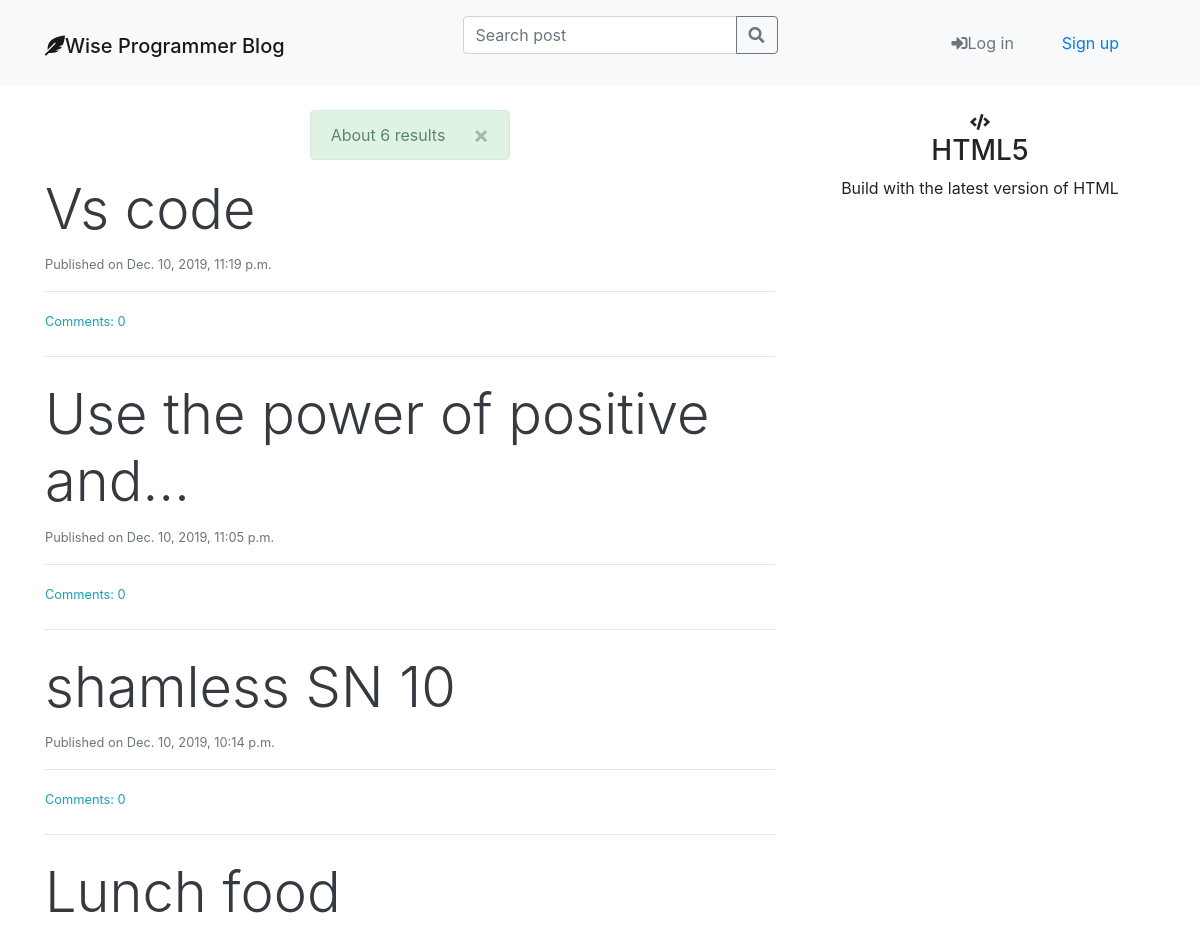
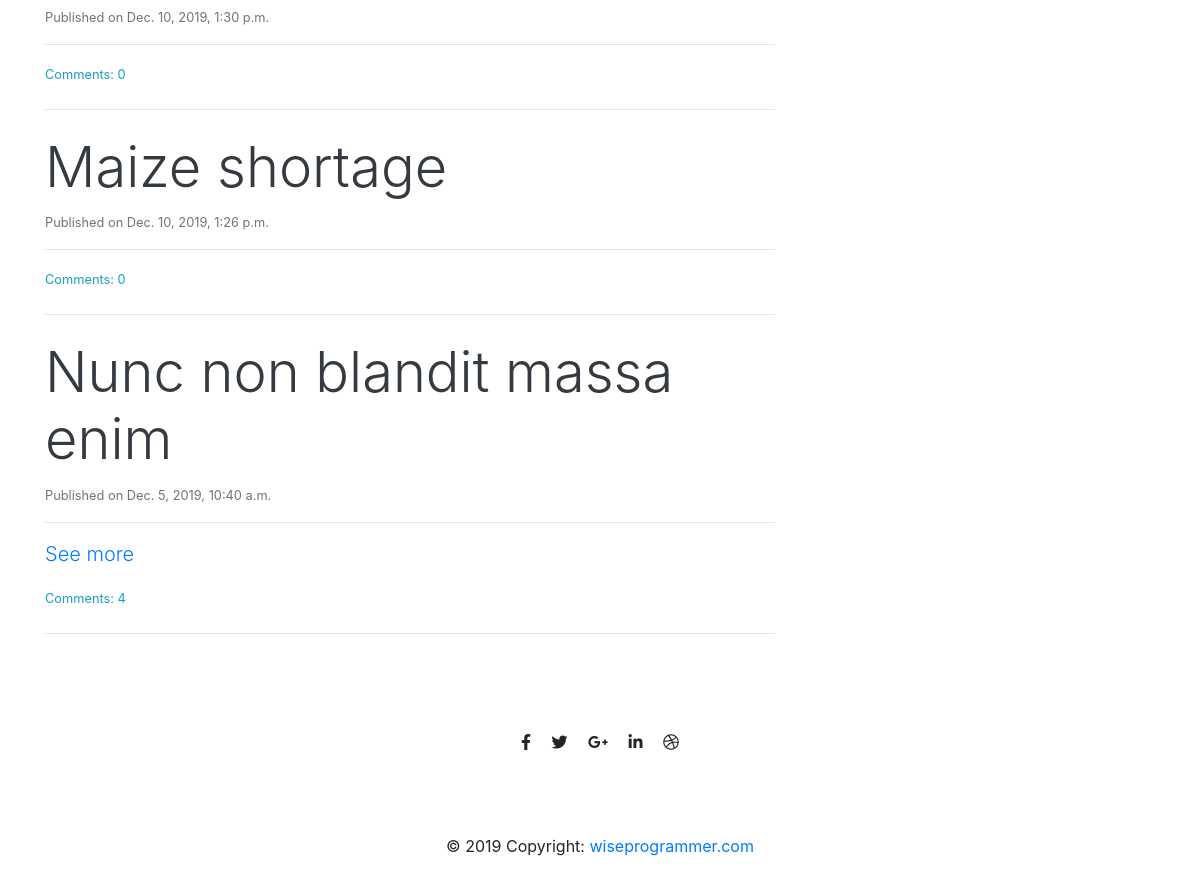
/post/search/, run on an earlier commit of the app's database (2 pictures, top to bottom).
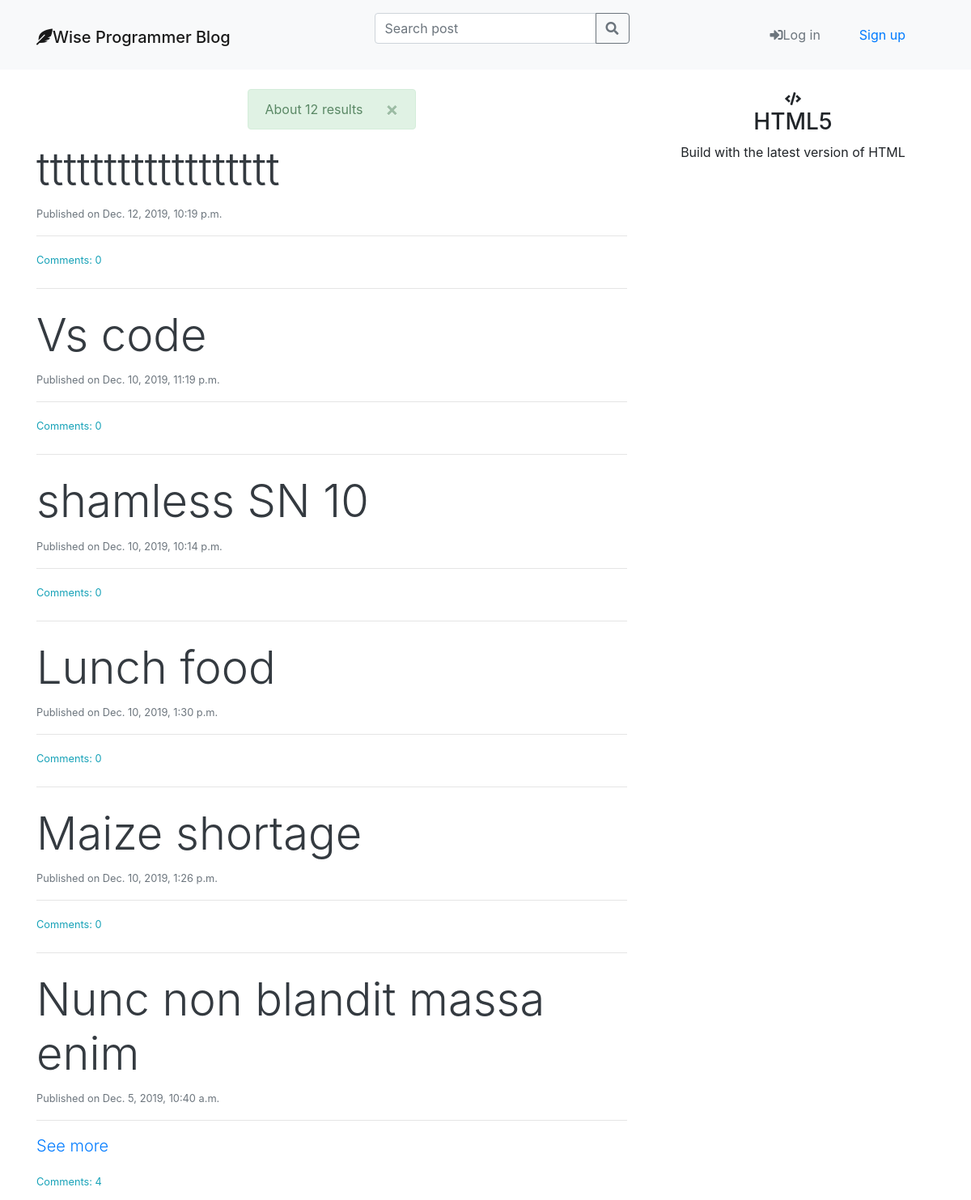
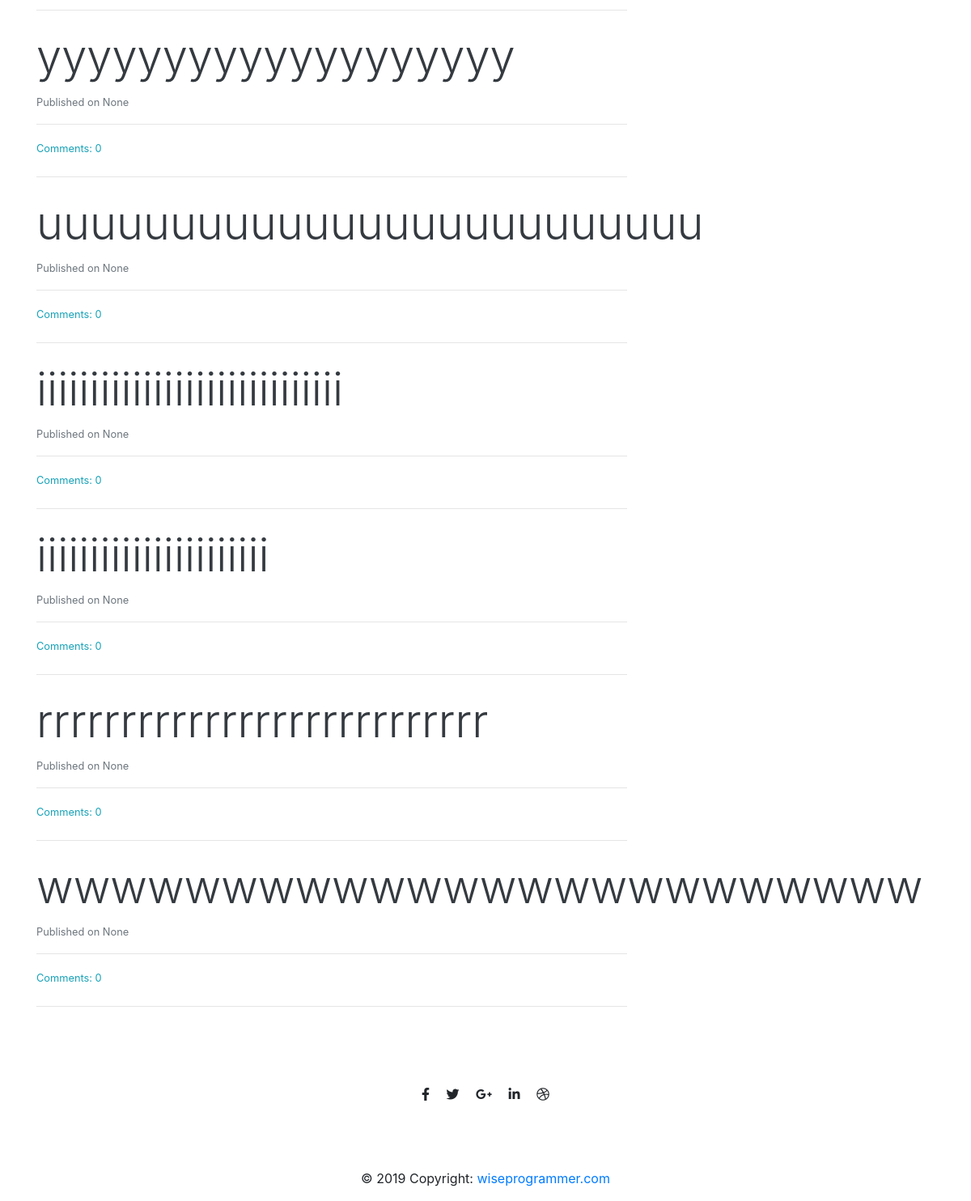
And on a later commit of the database (2 pictures, top to bottom).
### blog/models.py (models this page shows, shortened)
class Post(models.Model):
    author = models.ForeignKey('auth.User', on_delete=models.CASCADE)
    title = models.CharField(max_length=60)
    text = models.TextField()
    created_date = models.DateTimeField(default=timezone.now)
    published_date = models.DateTimeField(blank=True, null=True)
    edited_date = models.DateTimeField(blank=True, null=True)
    def approved_comments(self):
        return self.comments.filter(approved=True)
    def __str__(self):
        return self.title

### blog/views.py (the view)
# urls.py: path('post/search/', views.search, name='search'),
def search(request):
    user_query = str(request.GET.get('query', ''))
    search_result = Post.objects.filter(
        title__contains=user_query).order_by('-published_date')
    posts = search_result
    print(search_result)
    if search_result.count() == 0:
        posts = Post.objects.filter(
            published_date__lte=timezone.now()).order_by('-published_date')
        stuff_for_frontend = {'posts': posts}
        messages.warning(request, 'Results containing ' +
                         user_query + ' Not found, Sorry!')
        return render(request, 'blog/post_list.html', stuff_for_frontend)
    else:
        stuff_for_frontend = {'posts': posts}
        post_found = str(search_result.count())
        messages.success(request, 'About '+post_found+' results ')
        return render(request, 'blog/post_list.html', stuff_for_frontend)

### blog/templatetags/markdownify.py (called while the page is built)
@register.filter
def markdown(value):
    renderer = HighlightRenderer()
    markdown = mistune.Markdown(renderer=renderer)
    return markdown(value)

### blog/templates/blog/post_list.html (shortened to what this page needs)
{% extends 'blog/base.html' %}
{% load markdownify %}
{% block mainnav %}
    {% include "navbar.html" %}
{% endblock %}
{% block content%}
<div class="col-xs-12 col-sm-10 col-md-8">
  {% include "message.html" %}
  {% if not posts %}
  <div class="text-center text-muted my-4">
    <i class="fas fa-sad-tear fa-8x"></i>
    <h1 class="display-4 ">Sorry no posts.</h1>
    <a class="btn btn-outline-secondary" href="{% url 'post_new' %}">Add post</a>
  </div>
  <hr class="my-4">
  {% else %}
  {% for post in posts %}
  <a class="text-decoration-none text-dark" href="{% url 'post_detail' pk=post.pk %}"><h1 class="display-4">{{ post.title | truncatechars:30 }}</h1></a>
  <small class="text-muted"> Published on {{ post.published_date }}</small>
  <hr>
  <p class="lead" id="post_body" value="{{ post.text}}">
    {% if post.text|length > 200 %}
    <a href="{%url 'post_detail' pk=post.pk%}">See more</a>
  {% endif %}
  </p>
  <small>
    <a class="text-info" href="{% url 'post_detail' pk=post.pk%}">Comments: {{ post.approved_comments.count }}</a>
  </small>
  <hr class="my-4">
  {% endfor %}
  {% endif %}
</div>
<div class="col-xs-12 col-sm-6 col-md-4 text-center">
  <i class="fas fa-code"></i>
  <h3>HTML5</h3>
  <P>Build with the latest version of HTML</P>
</div>
{% endblock %}

What changed in the data, as far as the page shows it:
removed Post: title "Use the power of positive and…", published_date "Dec. 10, 2019, 11:05 p.m.", approved_comments.count "0"
added Post: title "tttttttttttttttttt", published_date "Dec. 12, 2019, 10:19 p.m.", approved_comments.count "0"
added Post: title "yyyyyyyyyyyyyyyyyyy", published_date "None", approved_comments.count "0"
added Post: title "uuuuuuuuuuuuuuuuuuuuuuuuu", published_date "None", approved_comments.count "0"
added Post: title "iiiiiiiiiiiiiiiiiiiiiiiiiiiii", published_date "None", approved_comments.count "0"
added Post: title "iiiiiiiiiiiiiiiiiiiiii", published_date "None", approved_comments.count "0"
added Post: title "rrrrrrrrrrrrrrrrrrrrrrrrrrr", published_date "None", approved_comments.count "0"
added Post: title "wwwwwwwwwwwwwwwwwwwwwwww", published_date "None", approved_comments.count "0"
Also different on the page:
new list line: "× About 12 results"
list line gone: "× About 6 results"
